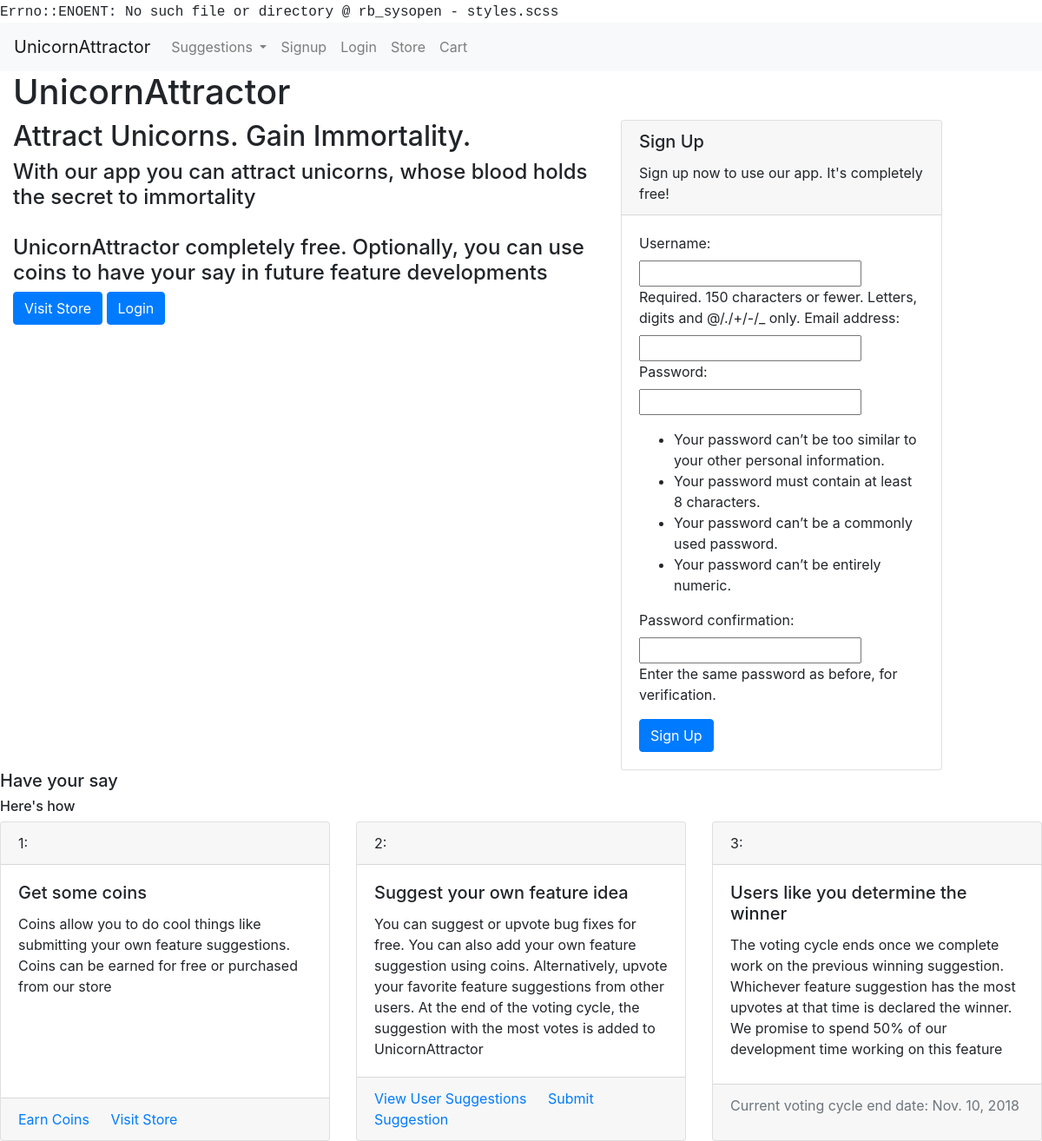
The app's page /, older data.
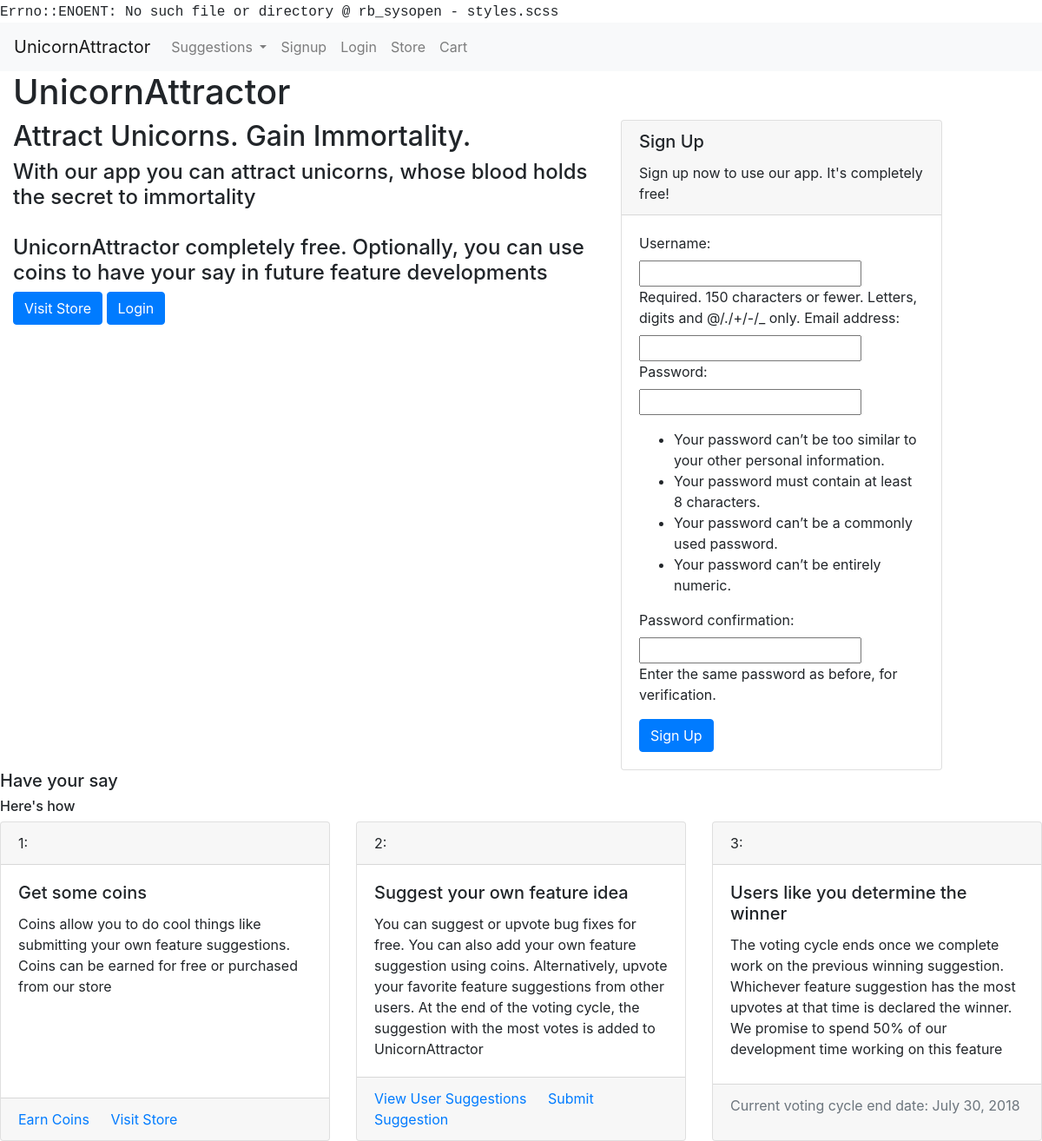
The same page, newer data.
### usersuggestions/models.py (models this page shows, shortened)
class SuggestionAdminPage(models.Model):
    status_choices = ((0, "not scheduled"), (1, "scheduled"), (2, "in progress"), (3, "completed"))
    priority_choices = ((0, "low"), (1, 'normal'), (2, 'high'))
    suggestion = models.ForeignKey(Suggestion, null=False, on_delete=models.CASCADE)
    status = models.PositiveSmallIntegerField(choices=status_choices, default=0)
    developer_assigned = models.ForeignKey(User, null=True, blank=True, on_delete=models.PROTECT)
    priority = models.PositiveSmallIntegerField(choices=priority_choices, null=True, blank=True, default=1)
    date_started = models.DateField(null=True, blank=True)
    estimated_days_to_complete = models.PositiveSmallIntegerField(null=True, blank=True)
    expected_completion_date = models.DateField(null=True, blank=True)
    date_completed = models.DateField(null=True, blank=True)
    in_current_voting_cycle = models.BooleanField(blank=False, default=True)
    github_branch = models.CharField(null=True, blank=True, max_length=50)
    was_successful = models.NullBooleanField(blank=True, null=True)
    current_winner = models.BooleanField(blank=False, default=False)

### unicornapp/views.py (the view, shortened to what this page needs)
# urls.py: url(r'^$', render_home, name="home"),
def render_home(request):
    form = UserSignupForm
    voting_end_date = get_voting_end_date()
    return render(request, "home.html", {"form": form, "voting_end_date": voting_end_date})

### market/cart.py (called while the page is built)
    def __len__(self):
        return sum(item['quantity'] for item in self.cart.values())

### market/contexts.py (called while the page is built)
def cart(request):
    return {'cart': Cart(request)}

def usercoins(request):
    if request.user.is_authenticated:
        user = request.user
        coins_amount = return_user_coins(user)
        return {"usercoins": coins_amount}
    else:
        return {"usercoins": None}

def coins_are_enabled(request):
    return {"coins_are_enabled": settings.COINS_ENABLED}

### usersuggestions/voting.py (called while the page is built)
def get_voting_end_date():
    try:
        current_winner = SuggestionAdminPage.objects.get(current_winner="True")
        return current_winner.expected_completion_date
    except:
        return datetime.date.today() + datetime.timedelta(days=5)

### unicornapp/templates/home.html (shortened to what the changed rows need)
{% extends 'base.html' %} {% load bootstrap_tags %}
{% block content %}
<div id="home-header" class="container-fluid">
    <h1 id="home-title">UnicornAttractor</h1>
    <div class="row">
        {% if not user.is_authenticated %}
        <div class=" col-xs-12 col-md-7">
            <div id="header-text">
                <h2 id="header-title">Attract Unicorns. Gain Immortality.</h2>
            </div>
        </div>
        <div class="col-xs-12 col-md-4">
            <form id="home-signup-form" method="POST">
                <div class="card">
                    <div class="card-body">
                        <p class="card-text"> {{ form|as_bootstrap }}</p>
                    </div>
                </div>
            </form>
        </div>
        {% endif %}
    </div>
</div>
<main>
    <div id="have-your-say-section" class="container-fluid">
        <div class="row">
            <div class="card-deck">
                <div class="card">
                    <div class="card-footer">
                        <p class="text-muted">Current voting cycle end date: {{ voting_end_date }}</p>
                    </div>
                </div>
            </div>
        </div>
    </div>
</main>
{% endblock %}

Row changes from the older to the newer data that the page shows:
no longer on this page (row edited): SuggestionAdminPage: expected_completion_date "Nov. 10, 2018"
now on this page (row edited): SuggestionAdminPage: expected_completion_date "July 30, 2018"
